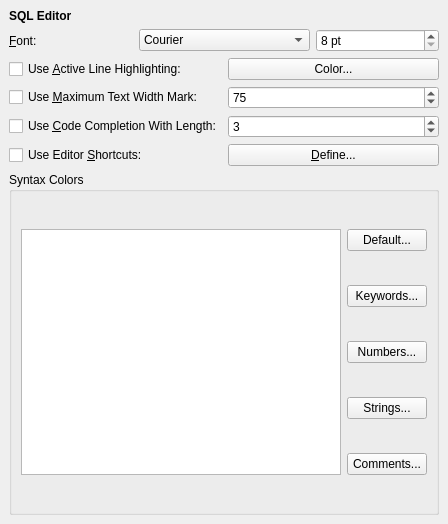
<?xml version="1.0" encoding="UTF-8"?>
<ui version="4.0">
 <class>PrefsSQLEditorWidget</class>
 <widget class="QWidget" name="PrefsSQLEditorWidget">
  <property name="geometry">
   <rect>
    <x>0</x>
    <y>0</y>
    <width>448</width>
    <height>524</height>
   </rect>
  </property>
  <property name="sizePolicy">
   <sizepolicy hsizetype="Expanding" vsizetype="Expanding">
    <horstretch>0</horstretch>
    <verstretch>0</verstretch>
   </sizepolicy>
  </property>
  <layout class="QGridLayout">
   <property name="leftMargin">
    <number>9</number>
   </property>
   <property name="topMargin">
    <number>9</number>
   </property>
   <property name="rightMargin">
    <number>9</number>
   </property>
   <property name="bottomMargin">
    <number>9</number>
   </property>
   <property name="spacing">
    <number>6</number>
   </property>
   <item row="0" column="0">
    <widget class="QLabel" name="titleLabel">
     <property name="font">
      <font>
       <weight>75</weight>
       <bold>true</bold>
      </font>
     </property>
     <property name="text">
      <string>SQL Editor</string>
     </property>
    </widget>
   </item>
   <item row="1" column="0" colspan="2">
    <layout class="QHBoxLayout">
     <property name="spacing">
      <number>6</number>
     </property>
     <property name="leftMargin">
      <number>0</number>
     </property>
     <property name="topMargin">
      <number>0</number>
     </property>
     <property name="rightMargin">
      <number>0</number>
     </property>
     <property name="bottomMargin">
      <number>0</number>
     </property>
     <item>
      <widget class="QLabel" name="label_5">
       <property name="text">
        <string>&amp;Font:</string>
       </property>
       <property name="buddy">
        <cstring>fontComboBox</cstring>
       </property>
      </widget>
     </item>
     <item>
      <widget class="QFontComboBox" name="fontComboBox">
       <property name="sizePolicy">
        <sizepolicy hsizetype="Fixed" vsizetype="Fixed">
         <horstretch>0</horstretch>
         <verstretch>0</verstretch>
        </sizepolicy>
       </property>
       <property name="editable">
        <bool>false</bool>
       </property>
       <property name="fontFilters">
        <set>QFontComboBox::MonospacedFonts</set>
       </property>
      </widget>
     </item>
     <item>
      <widget class="QSpinBox" name="fontSizeSpin">
       <property name="suffix">
        <string> pt</string>
       </property>
       <property name="minimum">
        <number>8</number>
       </property>
      </widget>
     </item>
    </layout>
   </item>
   <item row="2" column="0">
    <widget class="QCheckBox" name="useActiveHighlightCheckBox">
     <property name="text">
      <string>Use &amp;Active Line Highlighting:</string>
     </property>
    </widget>
   </item>
   <item row="2" column="1">
    <widget class="QPushButton" name="activeHighlightButton">
     <property name="text">
      <string>Color...</string>
     </property>
    </widget>
   </item>
   <item row="3" column="0">
    <widget class="QCheckBox" name="useTextWidthMarkCheckBox">
     <property name="text">
      <string>Use &amp;Maximum Text Width Mark:</string>
     </property>
    </widget>
   </item>
   <item row="3" column="1">
    <widget class="QSpinBox" name="textWidthMarkSpinBox">
     <property name="minimum">
      <number>1</number>
     </property>
     <property name="maximum">
      <number>139</number>
     </property>
     <property name="value">
      <number>75</number>
     </property>
    </widget>
   </item>
   <item row="4" column="0">
    <widget class="QCheckBox" name="useCompletionCheck">
     <property name="text">
      <string>Use &amp;Code Completion With Length:</string>
     </property>
    </widget>
   </item>
   <item row="4" column="1">
    <widget class="QSpinBox" name="completionLengthBox">
     <property name="minimum">
      <number>1</number>
     </property>
     <property name="value">
      <number>3</number>
     </property>
    </widget>
   </item>
   <item row="5" column="0">
    <widget class="QCheckBox" name="useShortcutsBox">
     <property name="text">
      <string>Use Editor &amp;Shortcuts:</string>
     </property>
    </widget>
   </item>
   <item row="5" column="1">
    <widget class="QPushButton" name="shortcutsButton">
     <property name="text">
      <string>&amp;Define...</string>
     </property>
    </widget>
   </item>
   <item row="6" column="0" colspan="2">
    <widget class="QGroupBox" name="groupBox">
     <property name="sizePolicy">
      <sizepolicy hsizetype="Expanding" vsizetype="Expanding">
       <horstretch>0</horstretch>
       <verstretch>0</verstretch>
      </sizepolicy>
     </property>
     <property name="title">
      <string>Syntax Colors</string>
     </property>
     <layout class="QGridLayout">
      <property name="leftMargin">
       <number>9</number>
      </property>
      <property name="topMargin">
       <number>9</number>
      </property>
      <property name="rightMargin">
       <number>9</number>
      </property>
      <property name="bottomMargin">
       <number>9</number>
      </property>
      <property name="spacing">
       <number>6</number>
      </property>
      <item row="0" column="0" rowspan="5">
       <widget class="SqlEditorWidget" name="syntaxPreviewEdit">
        <property name="readOnly">
         <bool>true</bool>
        </property>
       </widget>
      </item>
      <item row="0" column="1">
       <widget class="QPushButton" name="syDefaultButton">
        <property name="text">
         <string>Default...</string>
        </property>
       </widget>
      </item>
      <item row="1" column="1">
       <widget class="QPushButton" name="syKeywordButton">
        <property name="text">
         <string>Keywords...</string>
        </property>
       </widget>
      </item>
      <item row="2" column="1">
       <widget class="QPushButton" name="syNumberButton">
        <property name="text">
         <string>Numbers...</string>
        </property>
       </widget>
      </item>
      <item row="3" column="1">
       <widget class="QPushButton" name="syStringButton">
        <property name="text">
         <string>Strings...</string>
        </property>
       </widget>
      </item>
      <item row="4" column="1">
       <widget class="QPushButton" name="syCommentButton">
        <property name="text">
         <string>Comments...</string>
        </property>
       </widget>
      </item>
     </layout>
    </widget>
   </item>
  </layout>
 </widget>
 <customwidgets>
  <customwidget>
   <class>SqlEditorWidget</class>
   <extends>QTextEdit</extends>
   <header>sqleditorwidget.h</header>
  </customwidget>
 </customwidgets>
 <resources/>
 <connections/>
</ui>
